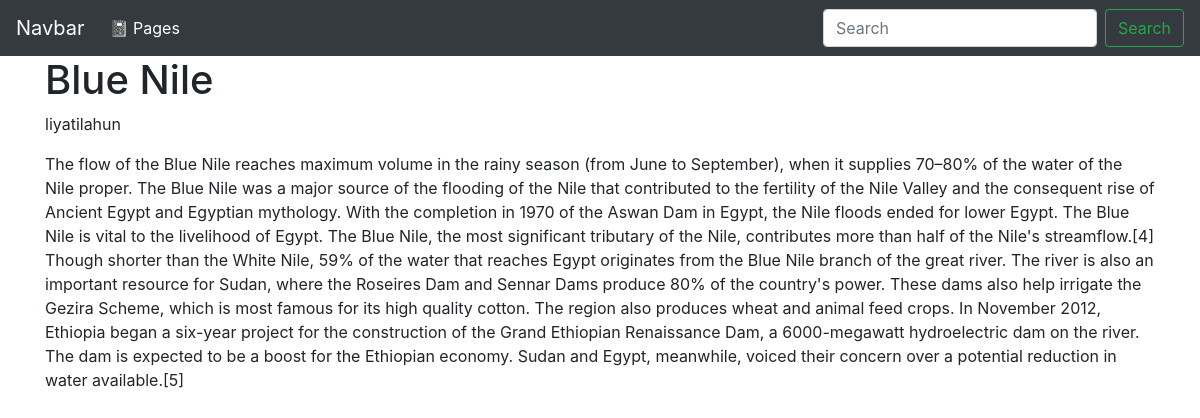
The app's page /blue-nile/ with its own data.
### wiki/views.py (the view, shortened to what this page needs)
# urls.py: path('<slug>/', views.PageDetailView.as_view(), name='wiki-details-page'),
class PageDetailView(DetailView):
    model = Page
    def get(self, request, slug):
        page = get_object_or_404(self.model ,slug = slug)
        context = {
          'page': page
        }
        return render(request, 'page.html', context)

### templates/page.html
{% extends "base.html" %}
{% block content %}
    <h1>{{page.title}}</h1>
    <p>{{page.author}}</p>
    <p>{{page.content}}</p>
{% endblock %}

### records on screen
Page: title "Blue Nile", author "liyatilahun", content "The flow of the Blue Nile reaches maximum volume in the rainy season (from June to September), when it supplies 70–80% of the water of the Nile proper. The Blue Nile was a major source of the flooding of the Nile that contributed to the fertility of the Nile Valley and the consequent rise of Ancient Egypt and Egyptian mythology. With the completion in 1970 of the Aswan Dam in Egypt, the Nile floods ended for lower Egypt. The Blue Nile is vital to the livelihood of Egypt. The Blue Nile, the most significant tributary of the Nile, contributes more than half of the Nile's streamflow.[4] Though shorter than the White Nile, 59% of the water that reaches Egypt originates from the Blue Nile branch…"
